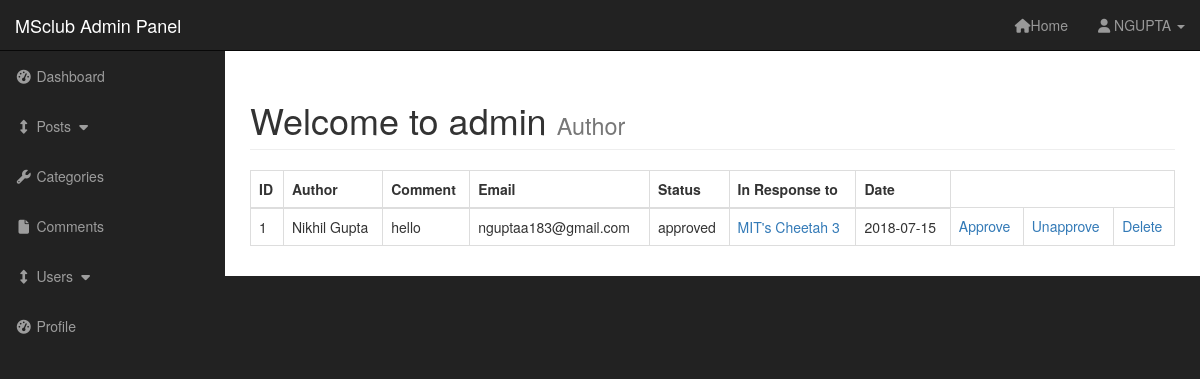
/msblog/admin/comments.php (signed in), run on the app's committed database.
### tables this page shows
CREATE TABLE `comments` (
  `comment_id` int(3) NOT NULL,
  `comment_post_id` int(11) NOT NULL,
  `comment_author` varchar(255) NOT NULL,
  `comment_email` varchar(255) NOT NULL,
  `comment_content` text NOT NULL,
  `comment_status` varchar(255) NOT NULL,
  `comment_date` date NOT NULL
);

CREATE TABLE `posts` (
  `post_id` int(3) NOT NULL,
  `post_category_id` int(3) NOT NULL,
  `post_title` varchar(255) NOT NULL,
  `post_author` varchar(255) NOT NULL,
  `post_date` date NOT NULL,
  `post_image` longblob NOT NULL,
  `post_content` longtext NOT NULL,
  `post_tags` varchar(255) NOT NULL,
  `post_comment_count` int(11) NOT NULL,
  `post_status` varchar(255) NOT NULL DEFAULT 'draft',
  `post_views_count` int(11) NOT NULL
);

### msblog/admin/view_all_comments.php (the view, shortened to what this page needs)
<table class="table table-bordered table-hover">
  <thead>
    <tr>
      <th>ID</th>
      <th>Author</th>
      <th>Comment</th>
      <th>Email</th>
      <th>Status</th>
      <th>In Response to</th>
      <th>Date</th>
    </tr>
  </thead>
  <tbody>
    <?php
    $query="SELECT * FROM comments";
    $select_comments=mysqli_query($connection,$query);
    while($row=mysqli_fetch_assoc($select_comments)){
      $comment_id=$row['comment_id'];
      $comment_post_id=$row['comment_post_id'];
      $comment_author=$row['comment_author'];
      $comment_content=$row['comment_content'];
      $comment_email=$row['comment_email'];
      $comment_status=$row['comment_status'];
      $comment_date=$row['comment_date'];
      echo "<tr>";
      echo "<td>$comment_id</td>";
      echo "<td>$comment_author</td>";
      echo "<td>$comment_content</td>";
      echo "<td>$comment_email </td>";
      echo "<td>$comment_status</td>";
      $query="SELECT * FROM posts WHERE post_id=$comment_post_id ";
      $select_post_id_query=mysqli_query($connection,$query);
      while($row=mysqli_fetch_assoc($select_post_id_query)) {
        $post_id=$row['post_id'];
        $post_title=$row['post_title'];
        echo "<td><a href='../post.php?p_id=$post_id'>$post_title</a></td>";
      }
      echo "<td>$comment_date</td>";
      echo "<td><a href='comments.php?approve=$comment_id'>Approve</a></td>";
      echo "<td><a href='comments.php?unapprove=$comment_id'>Unapprove</a></td>";
      echo "<td><a href='comments.php?delete=$comment_id'>Delete</a></td>";
      echo "</tr>";
    }
    ?>
  </tbody>
</table>

### msblog/admin/css/sb-admin.css (style rules this page uses)
body { margin-top: 100px; background-color: #222; }
@media (min-width:768px) { body { margin-top: 50px; } }

### data on the page
comments: comment_id "1", comment_author "Nikhil Gupta", comment_content "hello", comment_email "nguptaa183@gmail.com", comment_status "approved", comment_date "2018-07-15"
posts: post_title "MIT's Cheetah 3"

### other printed values
$_SESSION['username'] "NGUPTA"
